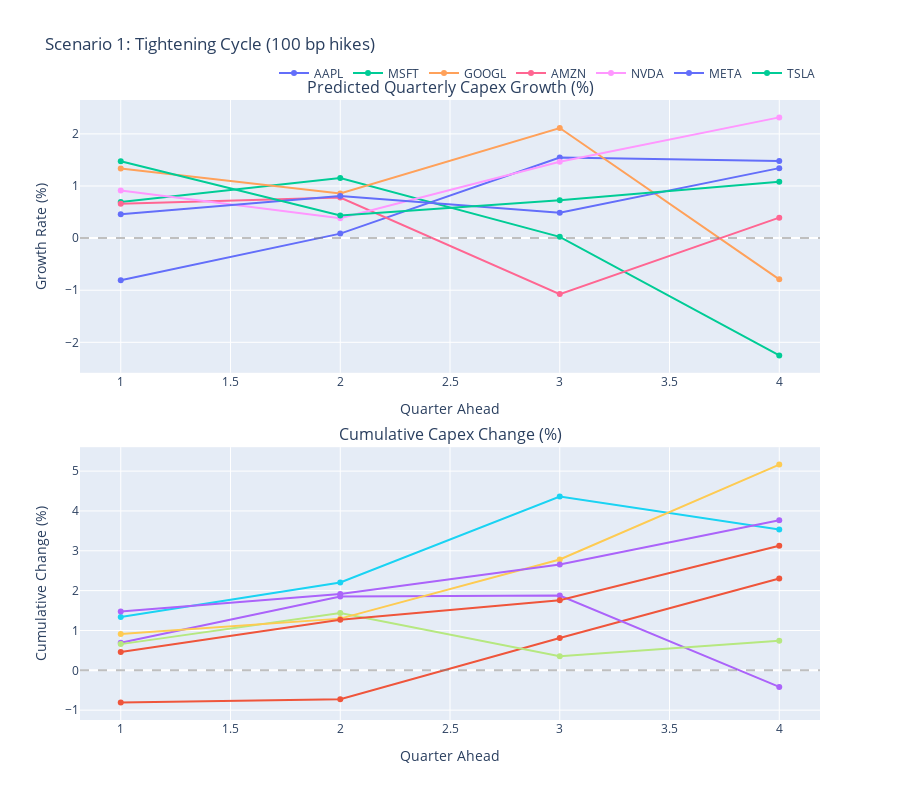

Notebook code for this chart:
### Code cell
simulator.plot_simulation(tightening_sim, title='Scenario 1: Tightening Cycle (100 bp hikes)')

### Figure 1 — Plotly figure (JSON) as saved in the notebook; plotly's stock layout.template omitted (floating-point values rounded to 4 significant figures)
{"data": [{"legendgroup": "AAPL", "mode": "lines+markers", "name": "AAPL", "type": "scatter", "x": [1, 2, 3, 4], "xaxis": "x", "y": [-0.8103, 0.08602, 1.548, 1.48], "yaxis": "y"}, {"legendgroup": "AAPL", "mode": "lines+markers", "name": "AAPL", "showlegend": false, "type": "scatter", "x": [1, 2, 3, 4], "xaxis": "x2", "y": [-0.8103, -0.725, 0.8117, 2.304], "yaxis": "y2"}, {"legendgroup": "MSFT", "mode": "lines+markers", "name": "MSFT", "type": "scatter", "x": [1, 2, 3, 4], "xaxis": "x", "y": [0.6908, 1.155, 0.0237, -2.251], "yaxis": "y"}, {"legendgroup": "MSFT", "mode": "lines+markers", "name": "MSFT", "showlegend": false, "type": "scatter", "x": [1, 2, 3, 4], "xaxis": "x2", "y": [0.6908, 1.853, 1.877, -0.4161], "yaxis": "y2"}, {"legendgroup": "GOOGL", "mode": "lines+markers", "name": "GOOGL", "type": "scatter", "x": [1, 2, 3, 4], "xaxis": "x", "y": [1.336, 0.8557, 2.113, -0.7918], "yaxis": "y"}, {"legendgroup": "GOOGL", "mode": "lines+markers", "name": "GOOGL", "showlegend": false, "type": "scatter", "x": [1, 2, 3, 4], "xaxis": "x2", "y": [1.336, 2.203, 4.363, 3.537], "yaxis": "y2"}, {"legendgroup": "AMZN", "mode": "lines+markers", "name": "AMZN", "type": "scatter", "x": [1, 2, 3, 4], "xaxis": "x", "y": [0.6579, 0.778, -1.074, 0.392], "yaxis": "y"}, {"legendgroup": "AMZN", "mode": "lines+markers", "name": "AMZN", "showlegend": false, "type": "scatter", "x": [1, 2, 3, 4], "xaxis": "x2", "y": [0.6579, 1.441, 0.3511, 0.7445], "yaxis": "y2"}, {"legendgroup": "NVDA", "mode": "lines+markers", "name": "NVDA", "type": "scatter", "x": [1, 2, 3, 4], "xaxis": "x", "y": [0.9147, 0.3794, 1.466, 2.317], "yaxis": "y"}, {"legendgroup": "NVDA", "mode": "lines+markers", "name": "NVDA", "showlegend": false, "type": "scatter", "x": [1, 2, 3, 4], "xaxis": "x2", "y": [0.9147, 1.298, 2.783, 5.164], "yaxis": "y2"}, {"legendgroup": "META", "mode": "lines+markers", "name": "META", "type": "scatter", "x": [1, 2, 3, 4], "xaxis": "x", "y": [0.4583, 0.8065, 0.4866, 1.343], "yaxis": "y"}, {"legendgroup": "META", "mode": "lines+markers", "name": "META", "showlegend": false, "type": "scatter", "x": [1, 2, 3, 4], "xaxis": "x2", "y": [0.4583, 1.268, 1.761, 3.128], "yaxis": "y2"}, {"legendgroup": "TSLA", "mode": "lines+markers", "name": "TSLA", "type": "scatter", "x": [1, 2, 3, 4], "xaxis": "x", "y": [1.476, 0.4328, 0.7256, 1.082], "yaxis": "y"}, {"legendgroup": "TSLA", "mode": "lines+markers", "name": "TSLA", "showlegend": false, "type": "scatter", "x": [1, 2, 3, 4], "xaxis": "x2", "y": [1.476, 1.916, 2.655, 3.766], "yaxis": "y2"}], "layout": {"annotations": [{"font": {"size": 16}, "showarrow": false, "text": "Predicted Quarterly Capex Growth (%)", "x": 0.5, "xanchor": "center", "xref": "paper", "y": 1, "yanchor": "bottom", "yref": "paper"}, {"font": {"size": 16}, "showarrow": false, "text": "Cumulative Capex Change (%)", "x": 0.5, "xanchor": "center", "xref": "paper", "y": 0.44, "yanchor": "bottom", "yref": "paper"}], "height": 800, "hovermode": "x unified", "legend": {"orientation": "h", "x": 1, "xanchor": "right", "y": 1.02, "yanchor": "bottom"}, "shapes": [{"line": {"color": "gray", "dash": "dash"}, "opacity": 0.5, "type": "line", "x0": 0, "x1": 1, "xref": "x domain", "y0": 0, "y1": 0, "yref": "y"}, {"line": {"color": "gray", "dash": "dash"}, "opacity": 0.5, "type": "line", "x0": 0, "x1": 1, "xref": "x2 domain", "y0": 0, "y1": 0, "yref": "y2"}], "title": {"text": "Scenario 1: Tightening Cycle (100 bp hikes)"}, "xaxis": {"anchor": "y", "domain": [0, 1], "title": {"text": "Quarter Ahead"}}, "xaxis2": {"anchor": "y2", "domain": [0, 1], "title": {"text": "Quarter Ahead"}}, "yaxis": {"anchor": "x", "domain": [0.56, 1], "title": {"text": "Growth Rate (%)"}}, "yaxis2": {"anchor": "x2", "domain": [0, 0.44], "title": {"text": "Cumulative Change (%)"}}}}
